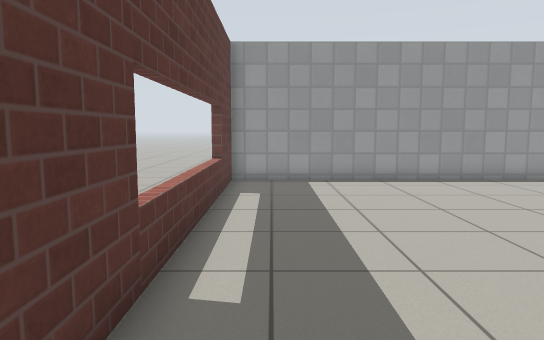
view 1 (above)

16 first-person views from a walk through a robot-simulator world made for Gazebo. The camera is 0.94 m above the floor, tilts 6° down and sees 70° across. The floor is counted in squares, 0.5 m on a side. Each view is taken from the middle of a square. On the plan, view 1 faces up. The plan holds only what a view shows up to about 19 squares ahead; the rest is blank. The robots in the file are not drawn. Simple patterns stand in for the simulator's built-in surfaces.

view 2
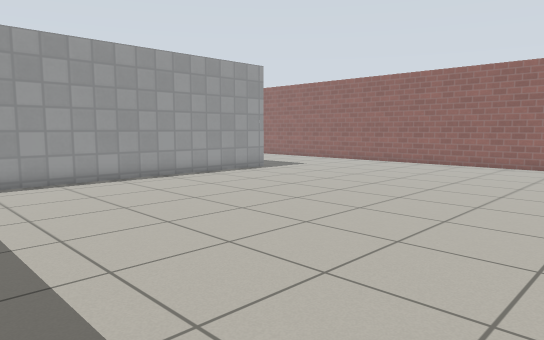

view 3
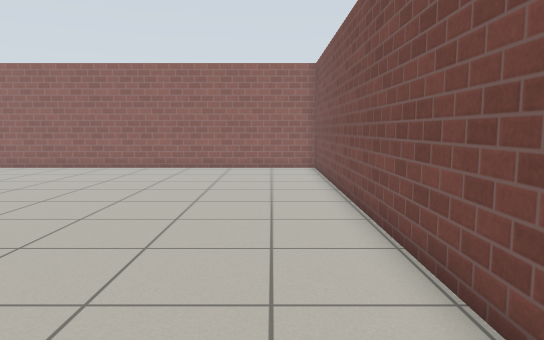

view 4
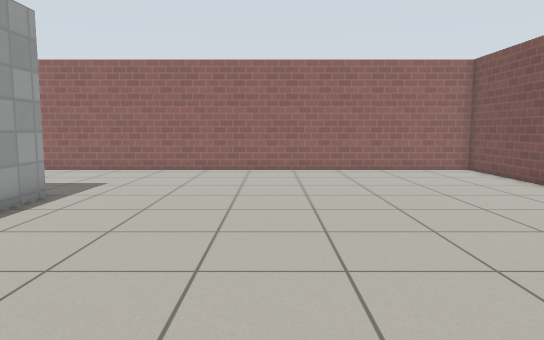

view 5
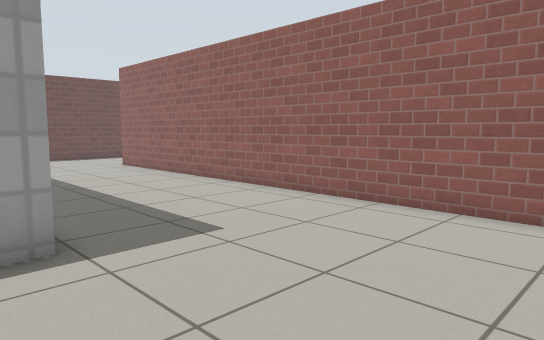

view 6
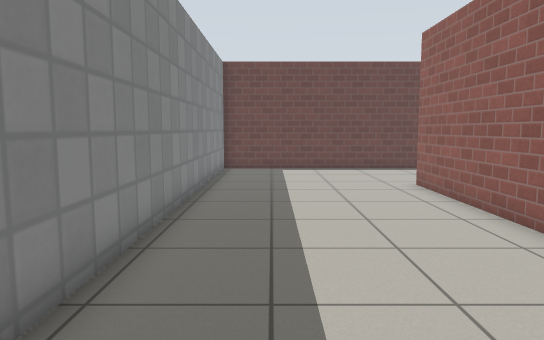

view 7
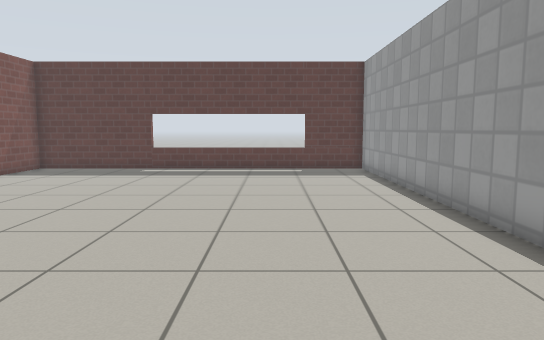

view 8
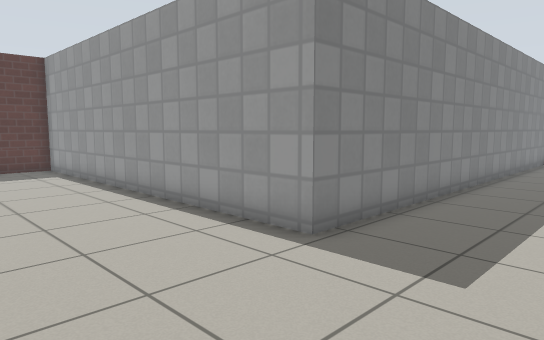

view 9
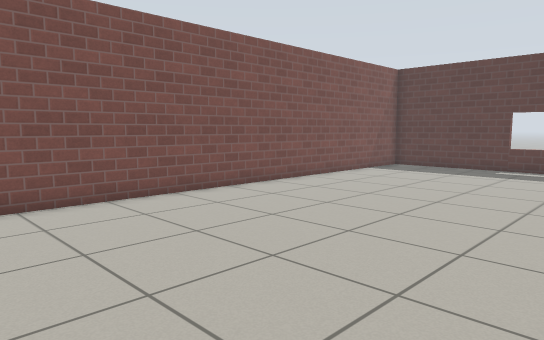

view 10
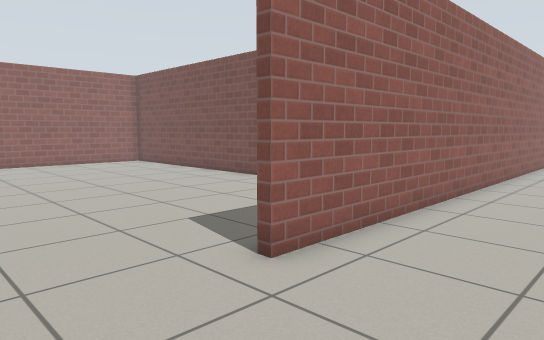

view 11
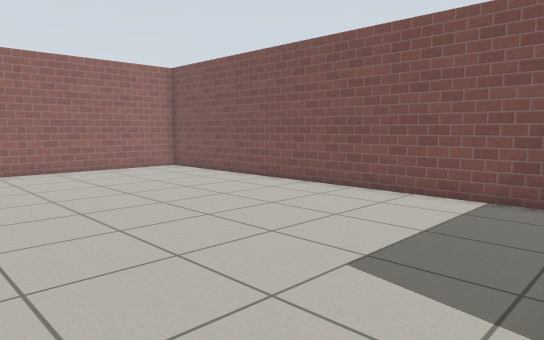

view 12
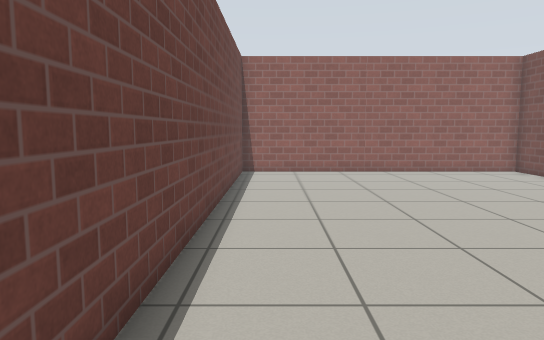

view 13
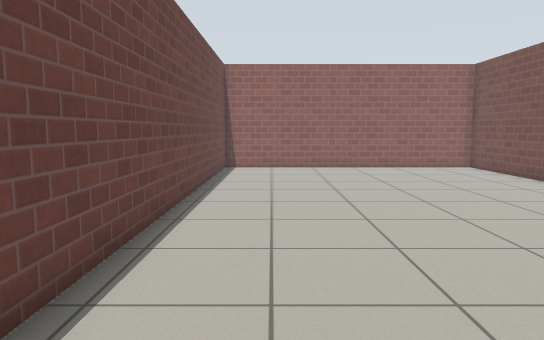

view 14
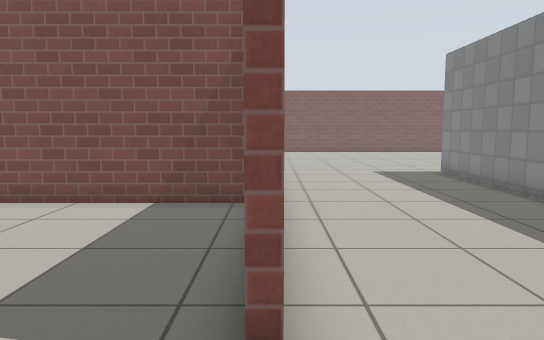

view 15
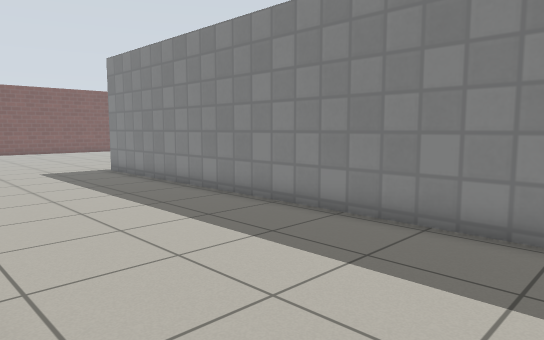

view 16
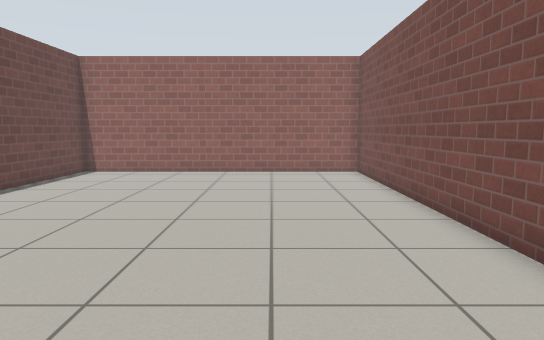

### Floor plan
Ten units are one square. View 1 is at (0, 0); x grows to the right and y downward. Boxes are objects, and circles mark ways between rooms. Rooms are numbered by the first view taken in them; rooms with no view inside come last. Other rooms are left out.
<svg viewBox="-20 -340 416 356">
<path fill="none" stroke="#000" d="M137 -335 137 -143 -15 -143 -15 11 209 11 209 -281M215 -334 141 -335M216 -212 391 -212 391 -333 215 -334"/>
<circle cx="210" cy="-305" r="3" fill="#2a7"/>
<text x="120" y="-110">1</text>
<text x="300" y="-270">2</text>
</svg>
Room 1 opens to room 2.

Where each view was taken, in squares from view 1:
view 1: 0 up, 0 right, facing up
view 2: 0 up, 0 right, facing up-right
view 3: 1 up, 2 right, facing right
view 4: 8 up, 3 right, facing right
view 5: 8 up, 12 right, facing up-right
view 6: 15 up, 16 right, facing up
view 7: 10 up, 17 right, facing left
view 8: 9 up, 18 right, facing up-left
view 9: 9 up, 18 right, facing down-left
view 10: 32 up, 17 right, facing down-right
view 11: 32 up, 21 right, facing down-right
view 12: 32 up, 22 right, facing right
view 13: 31 up, 20 right, facing right
view 14: 31 up, 21 right, facing down
view 15: 32 up, 21 right, facing down-left
view 16: 25 up, 22 right, facing right
